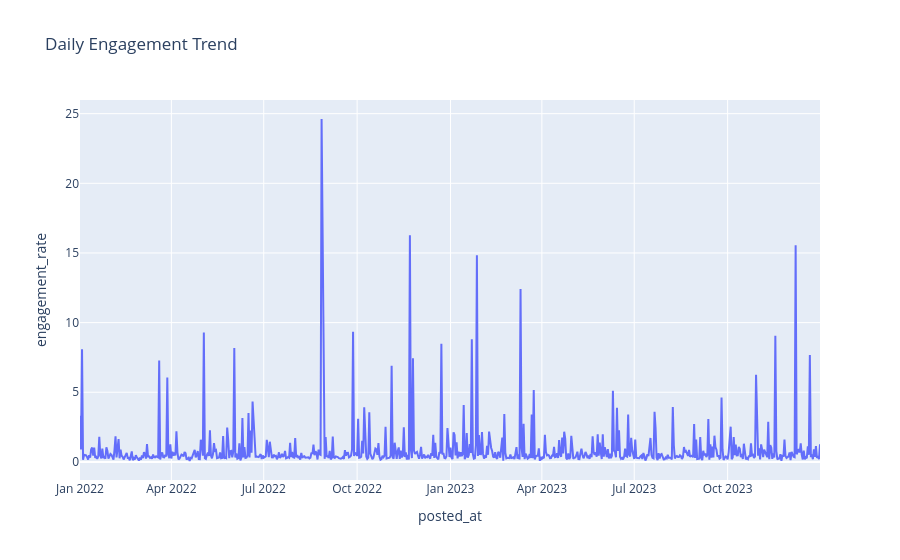

Write notebook code for a chart like this one.
### Markdown cell above
Plotly

### Code cell
#Line Chart
daily_data = data.groupby(data['posted_at'].dt.date)['engagement_rate'].mean().reset_index()

fig = px.line(daily_data,
              x='posted_at',
              y='engagement_rate',
              title='Daily Engagement Trend')

fig.show()

### Figure 1 — Plotly figure (JSON) as saved in the notebook; plotly's stock layout.template omitted (floating-point values rounded to 4 significant figures; data arrays with more than 128 entries replaced by an {"elided": "..."} marker saying what was removed)
{"data": [{"hovertemplate": "posted_at=%{x}<br>engagement_rate=%{y}<extra></extra>", "legendgroup": "", "line": {"color": "#636efa", "dash": "solid"}, "marker": {"symbol": "circle"}, "mode": "lines", "name": "", "orientation": "v", "showlegend": false, "type": "scatter", "x": {"elided": "729 str values"}, "xaxis": "x", "y": {"elided": "729 float values"}, "yaxis": "y"}], "layout": {"legend": {"tracegroupgap": 0}, "title": {"text": "Daily Engagement Trend"}, "xaxis": {"anchor": "y", "domain": [0, 1], "title": {"text": "posted_at"}}, "yaxis": {"anchor": "x", "domain": [0, 1], "title": {"text": "engagement_rate"}}}}
